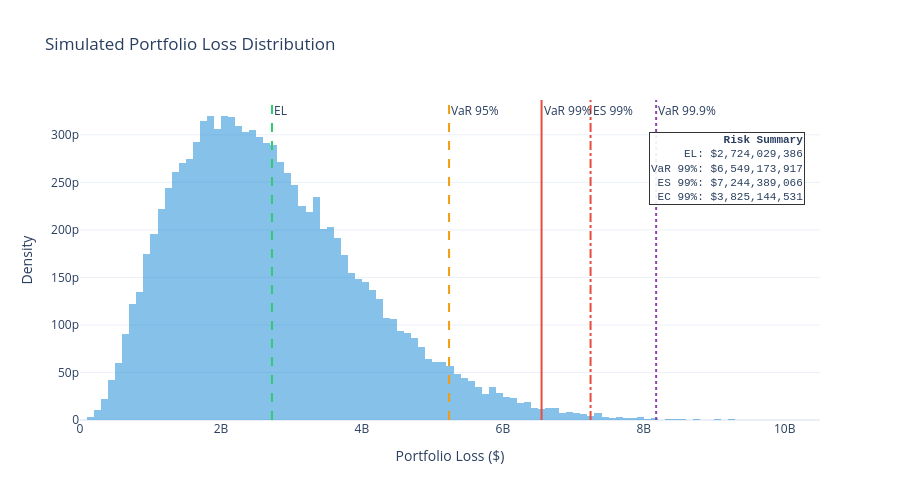

Write notebook code for a chart like this one.
### Code cell
# Risk metrics
var_95 = np.percentile(losses, 95)
var_99 = np.percentile(losses, 99)
var_999 = np.percentile(losses, 99.9)

cvar_95 = losses[losses >= var_95].mean()
cvar_99 = losses[losses >= var_99].mean()
cvar_999 = losses[losses >= var_999].mean()

el = losses.mean()

print("Portfolio Risk Measures")
print(f"  Expected Loss (EL):    ${el:>12,.0f}")
print(f"  VaR 95%:               ${var_95:>12,.0f}")
print(f"  VaR 99%:               ${var_99:>12,.0f}")
print(f"  VaR 99.9%:             ${var_999:>12,.0f}")
print(f"  CVaR/ES 95%:           ${cvar_95:>12,.0f}")
print(f"  CVaR/ES 99%:           ${cvar_99:>12,.0f}")
print(f"  CVaR/ES 99.9%:         ${cvar_999:>12,.0f}")
print(f"  Economic Capital 99%:  ${var_99 - el:>12,.0f}  (VaR99 − EL)")
print(f"  Economic Capital 99.9%: ${var_999 - el:>12,.0f}  (VaR99.9 − EL)")

fig = go.Figure()

fig.add_trace(go.Histogram(
    x=losses, nbinsx=150, name='Loss Distribution',
    marker_color='rgba(52, 152, 219, 0.6)',
    histnorm='probability density'
))

lines = [
    (el,       'EL',        '#2ecc71', 'dash',   'top'),
    (var_95,   'VaR 95%',   '#f39c12', 'dash',   'bottom'),
    (var_99,   'VaR 99%',   '#e74c3c', 'solid',  'top'),
    (var_999,  'VaR 99.9%', '#8e44ad', 'dot',    'bottom'),
    (cvar_99,  'ES 99%',    '#e74c3c', 'dashdot','top'),
]

for val, name, color, dash, pos in lines:
    fig.add_vline(x=val, line_dash=dash, line_color=color,
                  annotation_text=name, annotation_position=f"top right")

fig.update_layout(
    title="Simulated Portfolio Loss Distribution",
    xaxis_title="Portfolio Loss ($)",
    yaxis_title="Density",
    template="plotly_white", height=500,
    showlegend=False
)

fig.add_annotation(
    x=0.98, y=0.90, xref="paper", yref="paper",
    text=f"<b>Risk Summary</b><br>EL: ${el:,.0f}<br>VaR 99%: ${var_99:,.0f}<br>ES 99%: ${cvar_99:,.0f}<br>EC 99%: ${var_99 - el:,.0f}",
    showarrow=False,
    font=dict(size=11, family="Courier New"),
    bgcolor="rgba(255,255,255,0.9)",
    bordercolor="#333",
    borderwidth=1,
    align="right"
)

fig.show()

### Figure 1 — Plotly figure (JSON) as saved in the notebook; plotly's stock layout.template omitted (floating-point values rounded to 4 significant figures; data arrays with more than 128 entries replaced by an {"elided": "..."} marker saying what was removed)
{"data": [{"histnorm": "probability density", "marker": {"color": "rgba(52, 152, 219, 0.6)"}, "name": "Loss Distribution", "nbinsx": 150, "type": "histogram", "x": {"elided": "50000 float values"}}], "layout": {"annotations": [{"showarrow": false, "text": "EL", "x": 2724000000.0, "xanchor": "left", "xref": "x", "y": 1, "yanchor": "top", "yref": "y domain"}, {"showarrow": false, "text": "VaR 95%", "x": 5237000000.0, "xanchor": "left", "xref": "x", "y": 1, "yanchor": "top", "yref": "y domain"}, {"showarrow": false, "text": "VaR 99%", "x": 6549000000.0, "xanchor": "left", "xref": "x", "y": 1, "yanchor": "top", "yref": "y domain"}, {"showarrow": false, "text": "VaR 99.9%", "x": 8175000000.0, "xanchor": "left", "xref": "x", "y": 1, "yanchor": "top", "yref": "y domain"}, {"showarrow": false, "text": "ES 99%", "x": 7244000000.0, "xanchor": "left", "xref": "x", "y": 1, "yanchor": "top", "yref": "y domain"}, {"align": "right", "bgcolor": "rgba(255,255,255,0.9)", "bordercolor": "#333", "borderwidth": 1, "font": {"family": "Courier New", "size": 11}, "showarrow": false, "text": "<b>Risk Summary</b><br>EL: $2,724,029,386<br>VaR 99%: $6,549,173,917<br>ES 99%: $7,244,389,066<br>EC 99%: $3,825,144,531", "x": 0.98, "xref": "paper", "y": 0.9, "yref": "paper"}], "height": 500, "shapes": [{"line": {"color": "#2ecc71", "dash": "dash"}, "type": "line", "x0": 2724000000.0, "x1": 2724000000.0, "xref": "x", "y0": 0, "y1": 1, "yref": "y domain"}, {"line": {"color": "#f39c12", "dash": "dash"}, "type": "line", "x0": 5237000000.0, "x1": 5237000000.0, "xref": "x", "y0": 0, "y1": 1, "yref": "y domain"}, {"line": {"color": "#e74c3c", "dash": "solid"}, "type": "line", "x0": 6549000000.0, "x1": 6549000000.0, "xref": "x", "y0": 0, "y1": 1, "yref": "y domain"}, {"line": {"color": "#8e44ad", "dash": "dot"}, "type": "line", "x0": 8175000000.0, "x1": 8175000000.0, "xref": "x", "y0": 0, "y1": 1, "yref": "y domain"}, {"line": {"color": "#e74c3c", "dash": "dashdot"}, "type": "line", "x0": 7244000000.0, "x1": 7244000000.0, "xref": "x", "y0": 0, "y1": 1, "yref": "y domain"}], "showlegend": false, "title": {"text": "Simulated Portfolio Loss Distribution"}, "xaxis": {"title": {"text": "Portfolio Loss ($)"}}, "yaxis": {"title": {"text": "Density"}}}}
